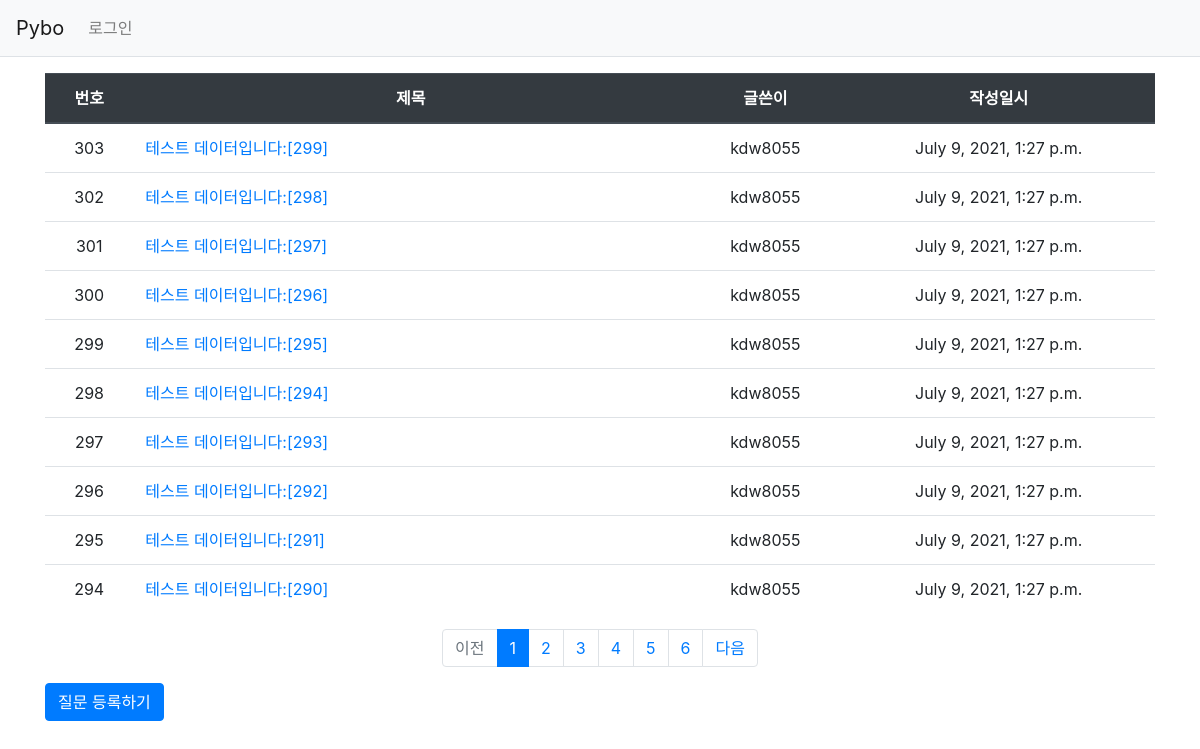
/, run on an earlier commit of the app's database.
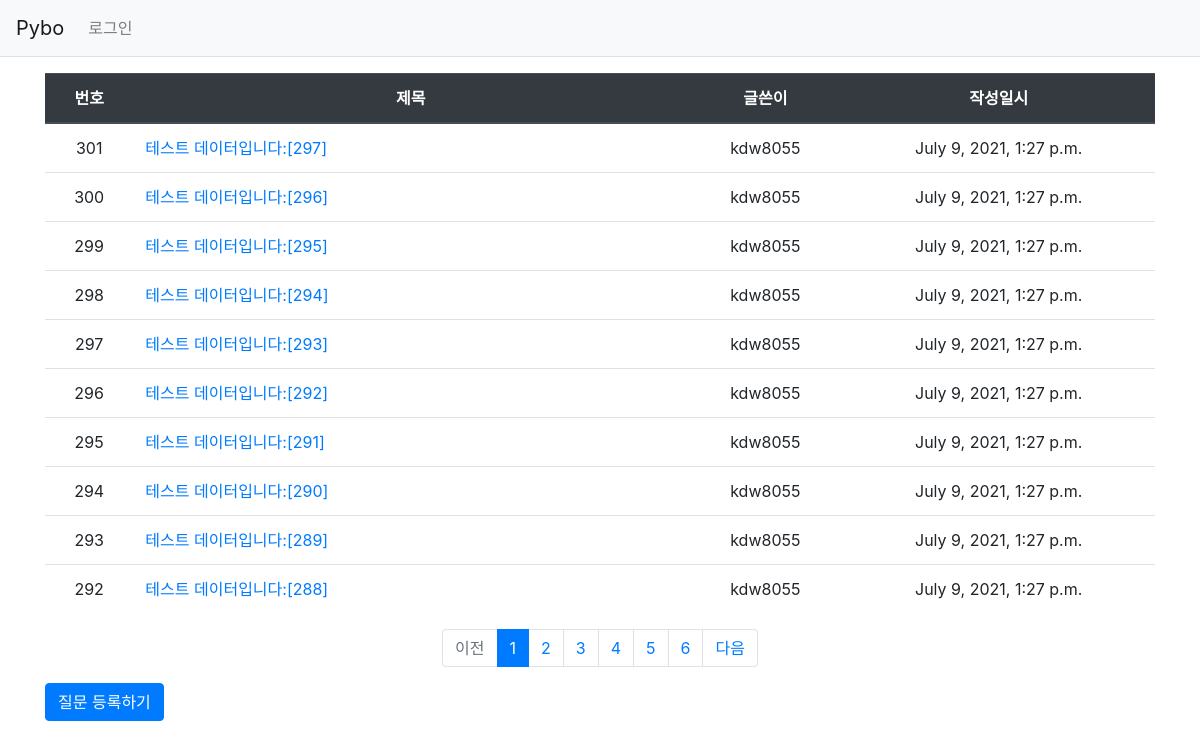
And on a later commit of the database.
### pybo/models.py (models this page shows, shortened)
class Question(models.Model):
    author = models.ForeignKey(User, on_delete=models.CASCADE)
    subject = models.CharField(max_length=200)
    content = models.TextField()
    create_date = models.DateTimeField()
    modify_date = models.DateTimeField(null=True, blank=True)

### pybo/views.py (the view)
# urls.py: path('', views.index, name='index'),
def index(request):
    page = request.GET.get('page', '1')
    question_list = Question.objects.order_by('-create_date')
    paginator = Paginator(question_list, 10)
    page_obj = paginator.get_page(page)
    context = {'question_list': page_obj}
    return render(request, 'pybo/question_list.html', context)

### pybo/templatetags/pybo_filter.py (called while the page is built)
@register.filter
def sub(value, arg):
    return value - arg

### templates/pybo/question_list.html (shortened to what this page needs)
{% extends 'base.html' %}
{% load pybo_filter %}
{% block content %}
<div class="container my-3">
    <table class="table">
        <thead>
        <tr class="text-center thead-dark">
            <th>번호</th>
            <th style="width:50%">제목</th>
            <th>글쓴이</th>
            <th>작성일시</th>
        </tr>
        </thead>
        <tbody>
        {% if question_list %}
        {% for question in question_list %}
        <tr class="text-center">
            <td>{{ question_list.paginator.count|sub:question_list.start_index|sub:forloop.counter0|add:1 }}</td>
            <td class="text-left">
                <a href="{% url 'pybo:detail' question.id %}">{{ question.subject }}</a>
            </td>
            <td>{{ question.author.username }}</td>
            <td>{{ question.create_date }}</td>
        </tr>
        {% endfor %}
        {% else %}
        <tr>
            <td colspan="3">질문이 없습니다.</td>
        </tr>
        {% endif %}
        </tbody>
    </table>
     <ul class="pagination justify-content-center">
        {% if question_list.has_previous %}
        <li class="page-item">
            <a class="page-link" href="?page={{ question_list.previous_page_number }}">이전</a>
        </li>
        {% else %}
        <li class="page-item disabled">
            <a class="page-link" tabindex="-1" aria-disabled="true" href="#">이전</a>
        </li>
        {% endif %}
        {% for page_number in question_list.paginator.page_range %}
        {% if page_number >= question_list.number|add:-5 and page_number <= question_list.number|add:5 %}
            {% if page_number == question_list.number %}
            <li class="page-item active" aria-current="page">
                <a class="page-link" href="?page={{ page_number }}">{{ page_number }}</a>
            </li>
            {% else %}
            <li class="page-item">
                <a class="page-link" href="?page={{ page_number }}">{{ page_number }}</a>
            </li>
            {% endif %}
        {% endif %}
        {% endfor %}
        {% if question_list.has_next %}
        <li class="page-item">
            <a class="page-link" href="?page={{ question_list.next_page_number }}">다음</a>
        </li>
        {% else %}
        <li class="page-item disabled">
            <a class="page-link" tabindex="-1" aria-disabled="true" href="#">다음</a>
        </li>
        {% endif %}
    </ul>
    <a href="{% url 'pybo:question_create' %}" class="btn btn-primary">질문 등록하기</a>
</div>
{% endblock %}

### templates/base.html (shortened to what this page needs)
{% load static %}
<!doctype html>
<html lang="ko">
<head>
    <link rel="stylesheet" type="text/css" href="{% static 'bootstrap.min.css' %}">
    <link rel="stylesheet" type="text/css" href="{% static 'style.css' %}">
</head>
<body>
{% include "navbar.html" %}
{% block content %}
{% endblock %}
</body>
</html>

### templates/navbar.html (shortened to what this page needs)
<nav class="navbar navbar-expand-lg navbar-light bg-light border-bottom">
    <a class="navbar-brand" href="{% url 'pybo:index' %}">Pybo</a>
    <div class="collapse navbar-collapse flex-grow-0" id="navbarNav">
        <ul class="navbar-nav">
            <li class="nav-item ">
                {% if user.is_authenticated %}
                <a class="nav-link" href="{% url 'common:logout' %}">{{ user.username }} (로그아웃)</a>
                {% else %}
                <a class="nav-link" href="{% url 'common:login' %}">로그인</a>
                {% endif %}
            </li>
        </ul>
    </div>
</nav>

What changed in the data, as far as the page shows it:
removed Question: paginator.count|sub "303", subject "테스트 데이터입니다:[299]", author.username "kdw8055", create_date "July 9, 2021, 1:27 p.m."
removed Question: paginator.count|sub "302", subject "테스트 데이터입니다:[298]", author.username "kdw8055", create_date "July 9, 2021, 1:27 p.m."
now on this page (row unchanged): Question: paginator.count|sub "293", subject "테스트 데이터입니다:[289]", author.username "kdw8055", create_date "July 9, 2021, 1:27 p.m."
now on this page (row unchanged): Question: paginator.count|sub "292", subject "테스트 데이터입니다:[288]", author.username "kdw8055", create_date "July 9, 2021, 1:27 p.m."
